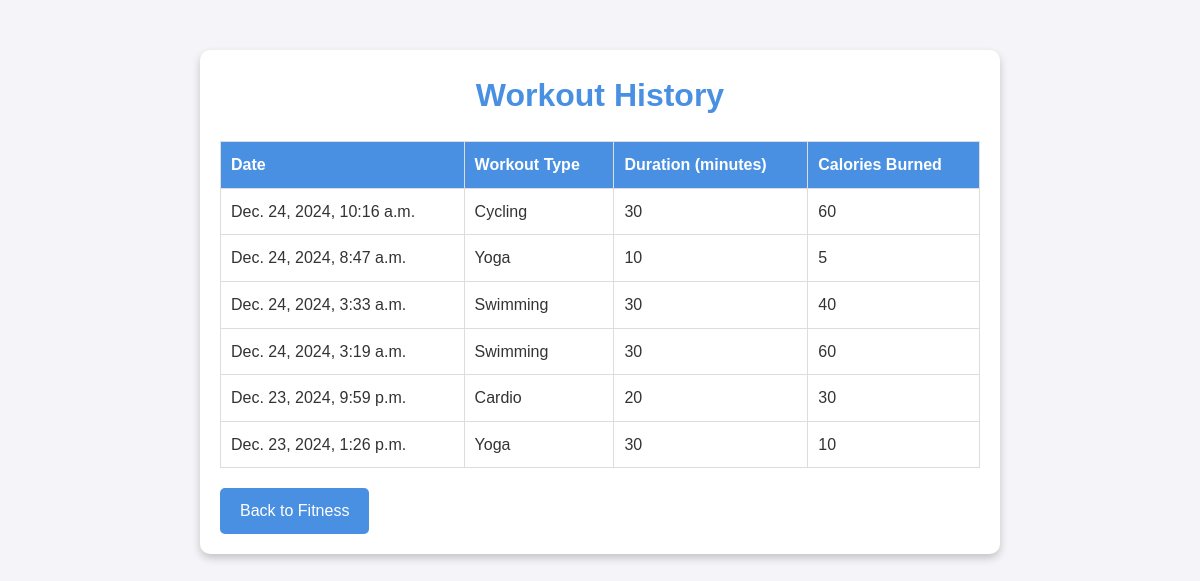
/workout-history/ (signed in), run on the app's committed database.
### authapp/models.py (models this page shows, shortened)
class WorkoutLog(models.Model):
    WORKOUT_CHOICES = [
        ('Cardio', 'Cardio'),
        ('Strength', 'Strength'),
        ('Yoga', 'Yoga'),
        ('Swimming', 'Swimming'),
        ('Cycling', 'Cycling'),
    ]
    user = models.ForeignKey(User, on_delete=models.CASCADE)
    workout_type = models.CharField(max_length=100, choices=WORKOUT_CHOICES)
    duration = models.PositiveIntegerField()  # Duration in minutes
    calories_burned = models.PositiveIntegerField(default=0)  # Calories burned
    date = models.DateTimeField(auto_now_add=True)

### authapp/views.py (the view)
# urls.py: path('workout-history/', views.workout_history, name='WorkoutHistory'),
@login_required
def workout_history(request):
    workout_logs = WorkoutLog.objects.filter(user=request.user).order_by("-date")
    return render(request, "workout_history.html", {"workout_logs": workout_logs})

### templates/workout_history.html (shortened to what this page needs)
{% load static %}
<!DOCTYPE html>
<html lang="en">
<head>
    <link rel="stylesheet" href="{% static 'assets/css/main.css' %}">
</head>
<body>
    <div class="container">
        <h1>Workout History</h1>
        {% if workout_logs %}
        <table>
            <thead>
                <tr>
                    <th>Date</th>
                    <th>Workout Type</th>
                    <th>Duration (minutes)</th>
                    <th>Calories Burned</th>
                </tr>
            </thead>
            <tbody>
                {% for log in workout_logs %}
                <tr>
                    <td>{{ log.date }}</td>
                    <td>{{ log.workout_type }}</td>
                    <td>{{ log.duration }}</td>
                    <td>{{ log.calories_burned }}</td>
                </tr>
                {% endfor %}
            </tbody>
        </table>
        {% else %}
        <p>No workout logs available. Start logging your workouts!</p>
        {% endif %}
        <a href="{% url 'Fitness' %}" class="back-button">Back to Fitness</a>
    </div>
</body>
</html>

### static/assets/css/main.css (style rules this page uses)
* { margin: 0; padding: 0; box-sizing: border-box; }
body { background-color: #f4f4f9; color: #333; line-height: 1.6; }

### templates/workout_history.html (style rules this page uses)
body { font-family: Arial, sans-serif; background-color: #f4f4f9; color: #333; }
.container { max-width: 800px; margin: 50px auto; padding: 20px; background: white; border-radius: 10px; box-shadow: 0 4px 8px rgba(0, 0, 0, 0.2); }
h1 { text-align: center; margin-bottom: 20px; color: #4a90e2; }
table { width: 100%; border-collapse: collapse; margin-bottom: 20px; }
table th, table td { padding: 10px; text-align: left; border: 1px solid #ddd; }
table th { background-color: #4a90e2; color: white; }
.back-button { display: inline-block; background: #4a90e2; color: white; text-decoration: none; padding: 10px 20px; border-radius: 5px; transition: background-color 0.3s; }

### data on the page
WorkoutLog: date "Dec. 24, 2024, 10:16 a.m.", workout_type "Cycling", duration "30", calories_burned "60"
WorkoutLog: date "Dec. 24, 2024, 8:47 a.m.", workout_type "Yoga", duration "10", calories_burned "5"
WorkoutLog: date "Dec. 24, 2024, 3:33 a.m.", workout_type "Swimming", duration "30", calories_burned "40"
WorkoutLog: date "Dec. 24, 2024, 3:19 a.m.", workout_type "Swimming", duration "30", calories_burned "60"
WorkoutLog: date "Dec. 23, 2024, 9:59 p.m.", workout_type "Cardio", duration "20", calories_burned "30"
WorkoutLog: date "Dec. 23, 2024, 1:26 p.m.", workout_type "Yoga", duration "30", calories_burned "10"
